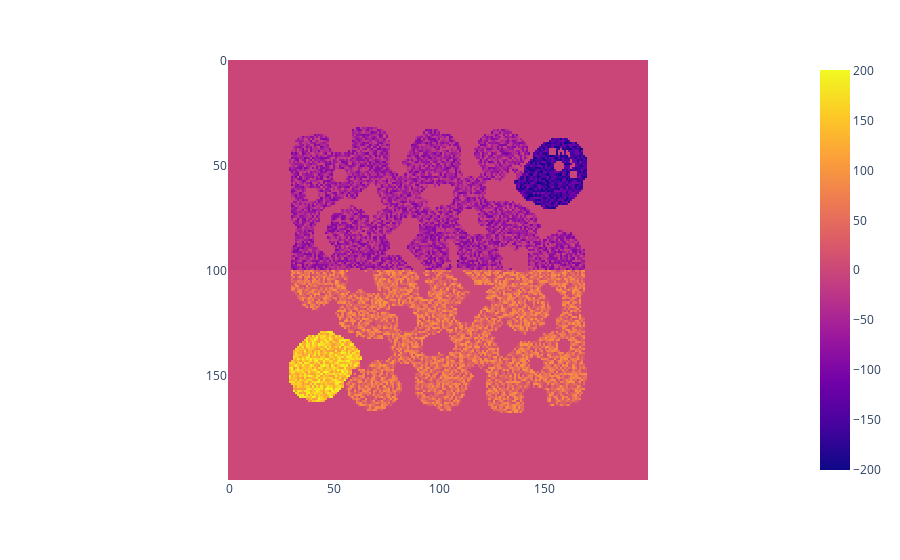

Source (notebook cell):
### Code cell
f = game_info.terrain_height.data_numpy.T
f = np.where(f == np.max(f), 100.0, 0.0)
f += 100 * np.random.rand(*f.shape)
f *= b
f += 1
f[:f.shape[0]//2,:] *= -1.0
#f -= f.mean()
#f /= np.max(abs(f))
#f /= np.prod(f.shape)
px.imshow(f)

### Figure 1 — Plotly figure (JSON) as saved in the notebook; plotly's stock layout.template omitted (floating-point values rounded to 4 significant figures; data arrays with more than 128 entries replaced by an {"elided": "..."} marker saying what was removed)
{"data": [{"coloraxis": "coloraxis", "hovertemplate": "x: %{x}<br>y: %{y}<br>color: %{z}<extra></extra>", "name": "0", "type": "heatmap", "xaxis": "x", "yaxis": "y", "z": {"elided": "200x200 float values"}}], "layout": {"coloraxis": {"colorscale": [[0, "#0d0887"], [0.1111, "#46039f"], [0.2222, "#7201a8"], [0.3333, "#9c179e"], [0.4444, "#bd3786"], [0.5556, "#d8576b"], [0.6667, "#ed7953"], [0.7778, "#fb9f3a"], [0.8889, "#fdca26"], [1, "#f0f921"]]}, "margin": {"t": 60}, "xaxis": {"anchor": "y", "constrain": "domain", "domain": [0, 1], "scaleanchor": "y"}, "yaxis": {"anchor": "x", "autorange": "reversed", "constrain": "domain", "domain": [0, 1]}}}
